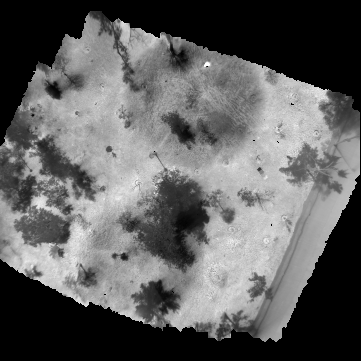
%> input picture parque1_undist.tif, 361 x 361 px
$ octave calibration_cwsi.m   (GNU Octave 9; MATLAB toolbox functions it lacks are replaced by stand-ins)
%> lines starting %> are read from the running program, lines starting %| are printed output that depends on the picture

%% ref temps
temp_wet2 = 34;
temp_dry2 = 48.5;
temp_grass2 = 50;
temp_soil2 = 60;
%% lecture of tiff orthomosaic
orthomosaic_thermal = double(imread('parque1_undist.tif'));
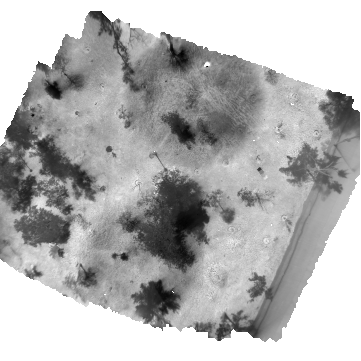
%> orthomosaic_thermal: size 361x361x4 double; mean R, G, B, A 95.7, 95.7, 95.7, 170.2; transparent parts drawn white
orthomosaic_thermal = rot90(orthomosaic_thermal(:,:,1));
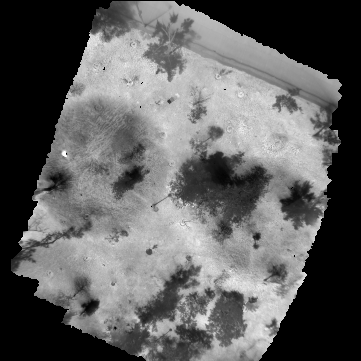
%> orthomosaic_thermal: size 361x361 double; min 0, max 255, mean 95.7
figure(1)
imagesc(orthomosaic_thermal)
xlabel({'$x$ [pixel]'},'Interpreter','latex', 'FontSize', 16,'FontWeight', 'bold')
ylabel({'$y$ [pixel]'},'Interpreter','latex', 'FontSize', 16,'FontWeight', 'bold')
colormap(bone)
colorbar
ylabel(colorbar,{'Pixel intensity'},'Interpreter', 'latex','FontSize',16)
%% temp. calibration
orthomosaic_thermal_temp = orthomosaic_thermal * 0.2518 + 12.44;
figure(1)
colormap spring
colorbar
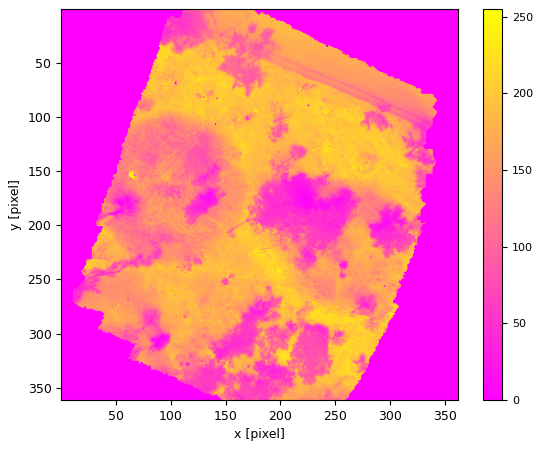
%> figure redrawn from the program's plot data
imagesc(orthomosaic_thermal_temp)
xlabel({'$x$ [pixel]'},'Interpreter','latex', 'FontSize', 16,'FontWeight', 'bold')
ylabel({'$y$ [pixel]'},'Interpreter','latex', 'FontSize', 16,'FontWeight', 'bold')
colormap spring
colorbar
ylabel(colorbar,{'Temperature [$^\circ$]C'},'Interpreter', 'latex','FontSize',16)
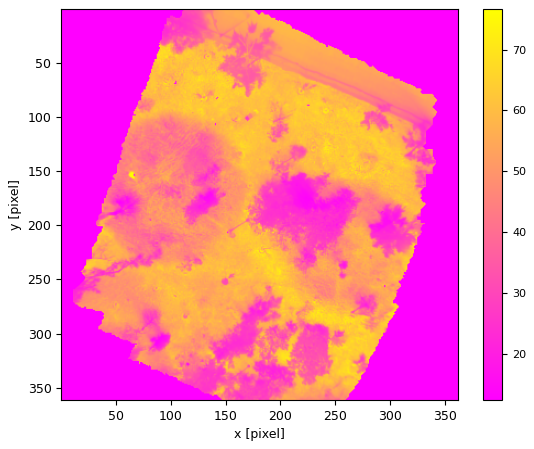
%> figure redrawn from the program's plot data
%% VI computation
cwsi = (orthomosaic_thermal_temp - temp_wet2) / (temp_dry2 - temp_wet2);
figure(2)
imagesc(cwsi)
caxis([0 max(max(cwsi))])
%caxis([0 1])
colorbar
xlabel({'$x$ [pixel]'},'Interpreter','latex', 'FontSize', 16,'FontWeight', 'bold')
ylabel({'$y$ [pixel]'},'Interpreter','latex', 'FontSize', 16,'FontWeight', 'bold')
ylabel(colorbar,{'CWSI value'},'Interpreter', 'latex','FontSize',16)
colormap cool
